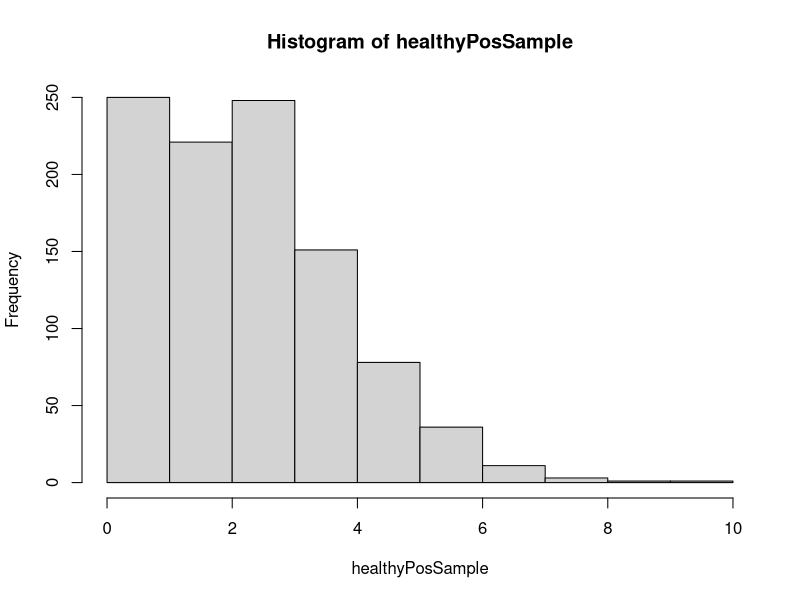

Generate this figure with R:
prior = c(0.9, 0.1)
diagnosticModelFamily = rbind(c(0.95, 0.03, 0.02), 
                   c(0.03, 0.95, 0.02)) 
diagnosticJoint = matrix(prior, nrow=2, ncol=3) *
         diagnosticModelFamily
dimnames(diagnosticJoint) = list( c("healthy","sick"),c("negative","positive","indeterminate"))

sampleSize = 100
simulateHealthyPos = function(ignoreMe=NULL){
  simdata = rmultinom(1, sampleSize, diagnosticJoint)
  simdata = matrix(simdata, nrow=2)
  dimnames(simdata) = dimnames(diagnosticJoint) 
  simdata["healthy", "positive"]
}

nReps = 1000
healthyPosSample = sapply(1:nReps, simulateHealthyPos)
hist(healthyPosSample)
table(healthyPosSample)


